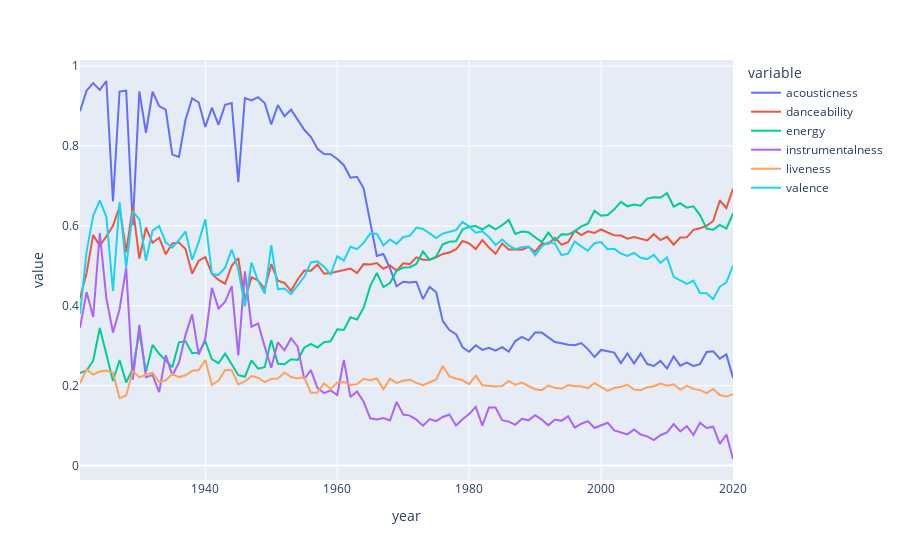

This figure's notebook cell:
### Code cell
# lista com características sonoras
sound_features = ['acousticness', 'danceability', 'energy', 'instrumentalness', 'liveness', 'valence']

fig = px.line(dados_ano, x='year', y=sound_features)
fig.show()
